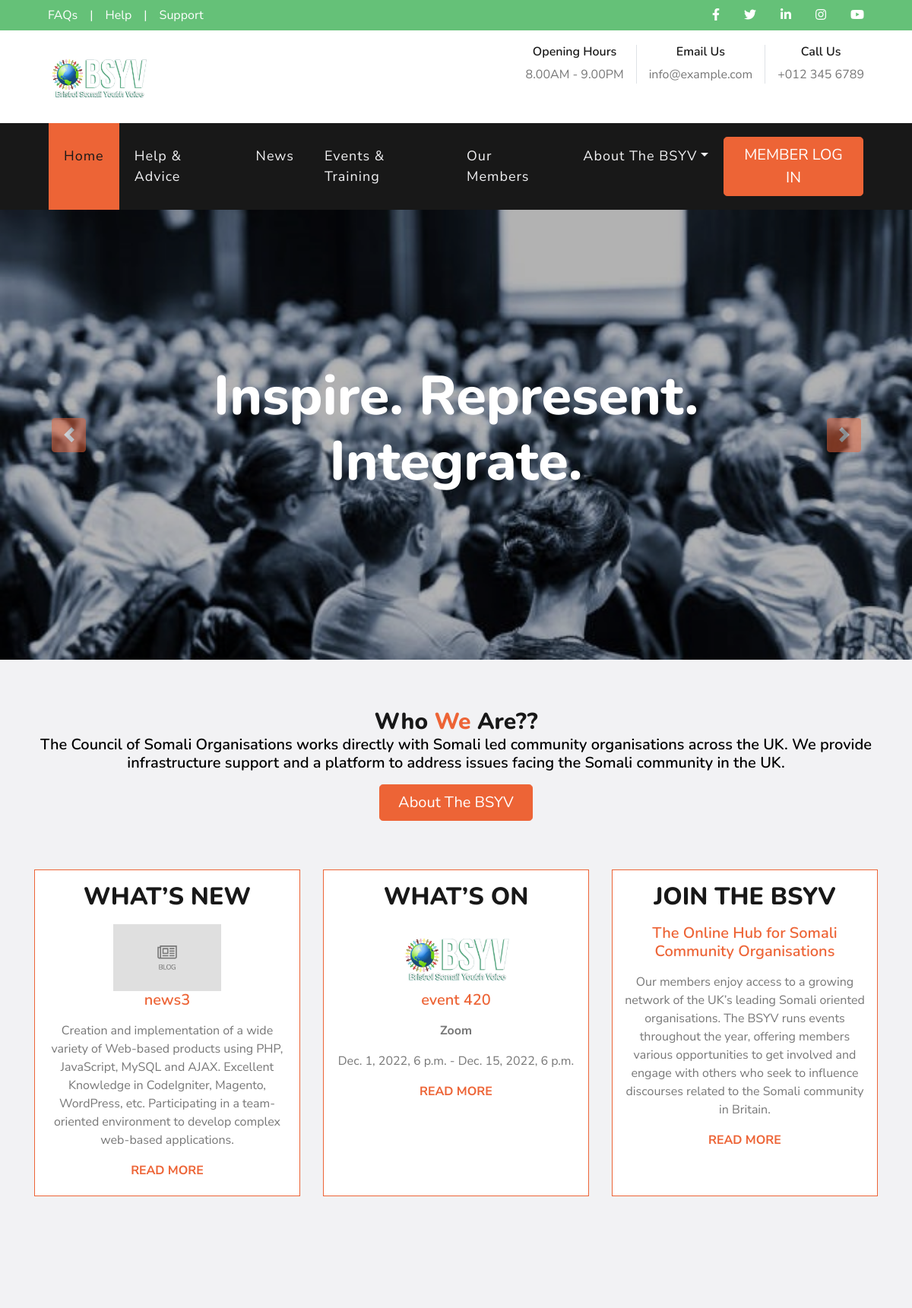
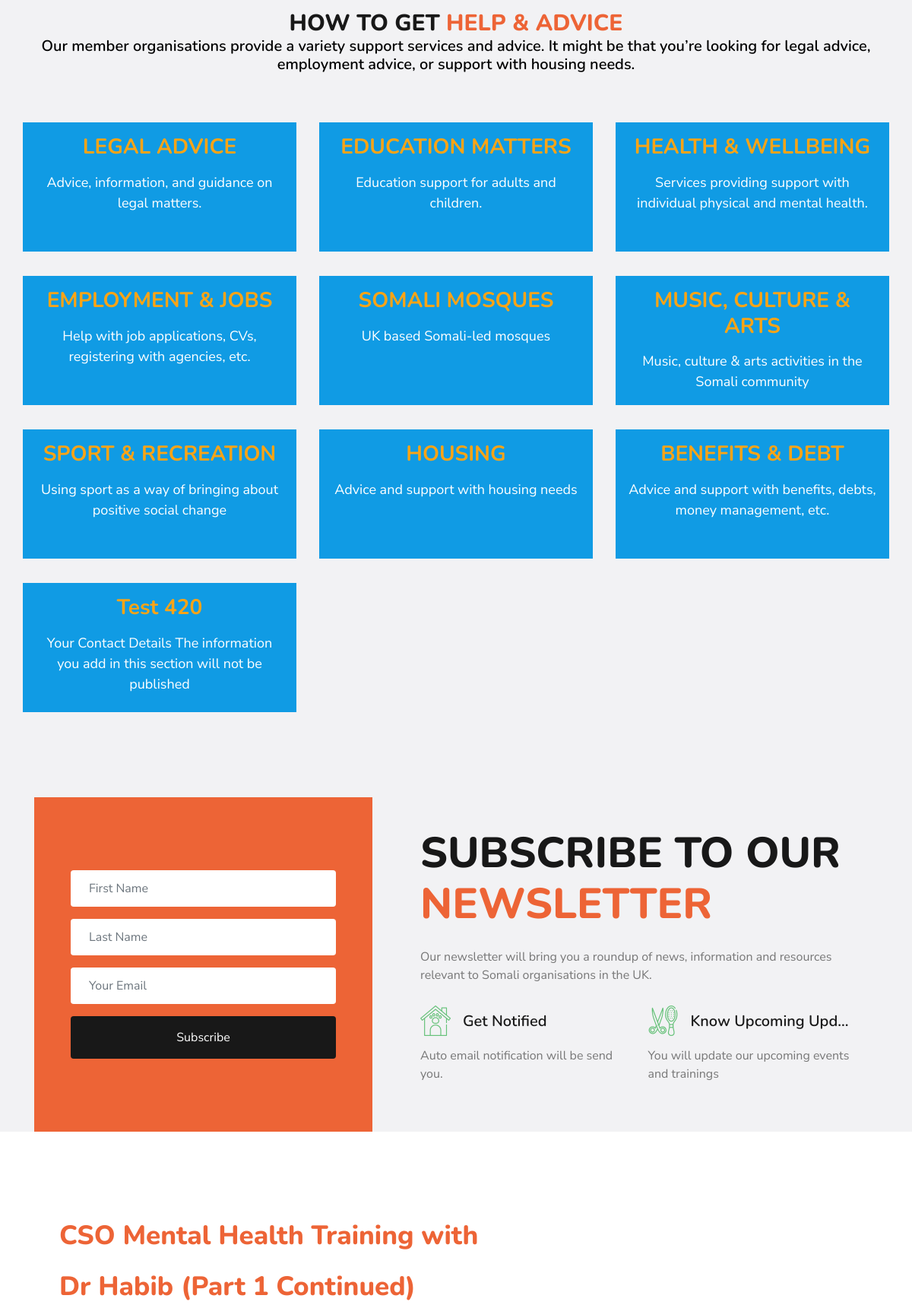
The page / (upper part) on the database its author committed (2 pictures, top to bottom).
### community/models.py (models this page shows, shortened)
class news_table(models.Model):
    class Meta:
        verbose_name_plural = 'News Table'
    Title = models.CharField(max_length=255)
    slug = models.SlugField(default="Auto-Generate", editable=False)
    Category = models.ForeignKey(news_category, on_delete=models.CASCADE, blank=True, null=True)
    Author = models.CharField(max_length=255, default="Admin")
    image = models.ImageField(upload_to='news_images/', blank=True, null=True)
    Short_Description = models.TextField(default="", blank=True, null=True)
    Description = RichTextField(blank=True, null=True)
    Time = models.DateTimeField(default=datetime.now(), blank=True)
    def count_total_comments_on_news(self):
        return news_comments.objects.filter(news=self).count()

class events_table(models.Model):
    class Meta:
        verbose_name_plural = 'Event Table'
    title = models.CharField(max_length=255)
    slug = models.SlugField(default="Auto-Generate", editable=False)
    From_Time = models.DateTimeField()
    To_Time = models.DateTimeField()
    Via = models.CharField(max_length=255)
    image = models.ImageField(upload_to='events/', default=None, blank=True, null=True)
    Details = RichTextField(blank=True, null=True)
    active = models.BooleanField(default=True)

class help_and_advice_table(models.Model):
    class Meta:
        verbose_name_plural = 'Help and Advice'
    title = models.CharField(max_length=255)
    slug = models.SlugField(default="Auto-Generate", editable=False)
    short_description = models.TextField()

class videos_table(models.Model):
    class Meta:
        verbose_name_plural = 'videos Table'
    title = models.CharField(max_length=255)
    video_url_link = EmbedVideoField()
    short_description = models.TextField(blank=True, null=True)
    Time = models.DateTimeField(default=datetime.now(), blank=True)

### community/views.py (the view)
# urls.py: path('', views.index, name="index"),
def index(request):
    all_help_and_advice = help_and_advice_table.objects.all()
    try:
        last_news = news_table.objects.last()
    except:
        last_news = None
    try:
        var_events = events_table.objects.filter(active=True).last()
    except:
        var_events=None
    get_last_three_news = news_table.objects.all().order_by('-id')[:3]
    last_video = videos_table.objects.all().last()
    context = {'all_help_and_advice':all_help_and_advice, 'last_news':last_news, 'var_events':var_events, 'get_last_three_news':get_last_three_news, 'last_video':last_video}
    return render(request, 'index.html', context)

### templates/index.html (shortened to what this page needs)
{% extends 'base.html' %}
{% load embed_video_tags %}
{% load static %}
{% block active_home %}active{% endblock %}
{% block body %}
    <div class="container-fluid p-0">
        <div id="header-carousel" class="carousel slide" data-ride="carousel">
            <div class="carousel-inner">
                <div class="carousel-item active">
                    <img class="w-100" src="{% static '' %}img/cover.jpg" alt="Image">
                    <div class="carousel-caption d-flex flex-column align-items-center justify-content-center">
                        <div class="p-3" style="max-width: 900px;">
                            <h1 class="display-3 text-white mb-3">Inspire. Represent. Integrate.</h1>
                        </div>
                    </div>
                </div>
            </div>
            <a class="carousel-control-prev" href="#header-carousel" data-slide="prev">
                <div class="btn btn-primary rounded" style="width: 45px; height: 45px;">
                    <span class="carousel-control-prev-icon mb-n2"></span>
                </div>
            </a>
            <a class="carousel-control-next" href="#header-carousel" data-slide="next">
                <div class="btn btn-primary rounded" style="width: 45px; height: 45px;">
                    <span class="carousel-control-next-icon mb-n2"></span>
                </div>
            </a>
        </div>
    </div>
    <div class="container-fluid bg-light pt-3">
        <div class="container py-5">
            <div class="d-flex flex-column text-center mb-5">
                <h2 class="display-4 m-0" style="font-size: 30px;">Who <span class="text-primary">We</span> Are??</h1>
                <h5 class="text-secondary mb-3"><span style="color:black;">The Council of Somali Organisations works directly with Somali led community organisations across the UK. We provide infrastructure support and a platform to address issues facing the Somali community in the UK.</span>
                <br>
                <a href="{% url 'who_we_are' %}" class="btn btn-lg btn-primary mt-3 px-4">About The BSYV</a>
            </div>
            <div class="row pb-3">
                <div class="col-md-6 col-lg-4 mb-4">
                    <div class="d-flex flex-column text-center bg-white mb-2 p-3 p-sm-3" style="border: 1px solid #ED6436; height: 430px;">
                        <h2 class="mb-3">WHAT’S NEW</h2>
                        {% if last_news %}
                            {% if last_news.image %}
                            <div>
                                <img src="{{ last_news.image.url }}" style="width:90; height:88px;"/>
                            </div>
                            {% endif %}
                            <h5 class="mb-3" style="color:#ED6436;">{{ last_news.Title }}</h5>
                            <p>{{ last_news.Short_Description }}</p>
                            <a class="text-uppercase font-weight-bold" href="{% url 'news_details' last_news.slug %}">Read More</a>
                        {% else %}
                        <h5 class="mb-3" style="color:#ED6436;">Nothing To Show Now</h5>
                        {% endif %}
                    </div>
                </div>
                <div class="col-md-6 col-lg-4 mb-4">
                    <div class="d-flex flex-column text-center bg-white mb-2 p-3 p-sm-3" style="border: 1px solid #ED6436; height: 430px;">
                        <h2 class="mb-3">WHAT’S ON</h2>
                        {% if var_events.image %}
                            <div>
                                <img src="{{ var_events.image.url }}" style="width:90; height:88px;"/>
                            </div>
                        {% endif %}
                        <h5 class="mb-3" style="color:#ED6436;">{{ var_events.title }}</h5>
                        <p><b>{{ var_events.Via }}</b></p>
                        <p>{{ var_events.From_Time }} - {{ var_events.To_Time }}</p>
                        <a class="text-uppercase font-weight-bold" href="{% url 'event_details' var_events.slug %}">Read More</a>
                    </div>
                </div>
                <div class="col-md-6 col-lg-4 mb-4">
                    <div class="d-flex flex-column text-center bg-white mb-2 p-3 p-sm-3" style="border: 1px solid #ED6436; height: 430px;">
                        <h2 class="mb-3">JOIN THE BSYV</h3>
                        <h5 class="mb-3" style="color:#ED6436;">The Online Hub for Somali Community Organisations</h3>
                        <p>Our members enjoy access to a growing network of the UK’s leading Somali oriented organisations. The BSYV runs events throughout the year, offering members various opportunities to get involved and engage with others who seek to influence discourses related to the Somali community in Britain.</p>
                        <a class="text-uppercase font-weight-bold" href="{% url 'join_the_BSYV' %}">Read More</a>
                    </div>
                </div>
            </div>
        </div>
    </div>
    <div class="container-fluid bg-light pt-3">
        <div class="container py-5">
            <div class="d-flex flex-column text-center mb-5">
                <h2 class="display-4 m-0" style="font-size: 30px;">HOW TO GET <span class="text-primary">HELP & ADVICE</span></h2>
                <h5 class="text-secondary mb-3"><span style="color:black;">Our member organisations provide a variety support services and advice. It might be that you’re looking for legal advice, employment advice, or support with housing needs.</span>
                <br>
                </h5>
            </div>
            <div class="row pb-3">
                <div class="row pb-3">
                    {% if all_help_and_advice %}
                    {% for h_a in all_help_and_advice %}
                    <div class="col-md-6 col-lg-4 mb-4" style="">
                        <div class="d-flex flex-column text-center mb-2 p-3 p-sm-3" style="background-color: #109be4; color:white; height: 170px;">
                            <h3 class="mb-3" style="color:white"><a href="{% url 'details_help_advice' h_a.slug %}" style="color:#FAA416;">{{ h_a.title }}</a></h3>
                            <p style="font-size:18px; color:white">{{ h_a.short_description }}</p>
                        </div>
                    </div>
                    {% endfor %}
                    {% else %}
                    Nothing to show now !
                    {% endif %}
                </div>
            </div>
        </div>
    </div>
    <div class="container-fluid bg-light">
        <div class="container">
            <div class="row align-items-center">
                <div class="col-lg-5">
                    <div class="bg-primary py-5 px-4 px-sm-5">
                        <form class="py-5" method="POST" action="{% url 'post_newsletter' %}">{% csrf_token %}
                            <div class="form-group">
                                <input type="text" name="newsletter_first_name" class="form-control border-0 p-4" placeholder="First Name" required="required" />
                            </div>
                            <div class="form-group">
                                <input type="text" name="newsletter_last_name" class="form-control border-0 p-4" placeholder="Last Name" required="required" />
                            </div>
                            <div class="form-group">
                                <input type="email" name="newsletter_email" class="form-control border-0 p-4" placeholder="Your Email" required="required" />
                            </div>
                            <div>
                                <button class="btn btn-dark btn-block border-0 py-3" type="submit">Subscribe</button>
                            </div>
                        </form>
                    </div>
                </div>
                <div class="col-lg-7 py-5 py-lg-0 px-3 px-lg-5">
                    <h1 class="display-4 mb-4">SUBSCRIBE TO OUR <span class="text-primary">NEWSLETTER</span></h1>
                    <p>Our newsletter will bring you a roundup of news, information and resources relevant to Somali organisations in the UK.</p>
                    <div class="row py-2">
                        <div class="col-sm-6">
                            <div class="d-flex flex-column">
                                <div class="d-flex align-items-center mb-2">
                                    <h1 class="flaticon-house font-weight-normal text-secondary m-0 mr-3"></h1>
                                    <h5 class="text-truncate m-0">Get Notified</h5>
                                </div>
                                <p>Auto email notification will be send you.</p>
                            </div>
                        </div>
                        <div class="col-sm-6">
                            <div class="d-flex flex-column">
                                <div class="d-flex align-items-center mb-2">
                                    <h1 class="flaticon-grooming font-weight-normal text-secondary m-0 mr-3"></h1>
                                    <h5 class="text-truncate m-0">Know Upcoming Update</h5>
                                </div>
                                <p>You will update our upcoming events and trainings</p>
                            </div>
                        </div>
                    </div>
                </div>
            </div>
        </div>
    </div>
    {% if last_video %}
    <div class="container py-5">
        <div class="row py-5">
            <div class="col-lg-7 pb-5 pb-lg-0 px-3 px-lg-5">
                <h1 class="display-4 mb-4"><span class="text-primary"><span style="font-size:35px;">{{ last_video.title }}</span></span></h1>
            </div>
            <div class="col-lg-5">
            </div>
        </div>
    </div>
    {% endif %}
{% endblock %}

### rows shown on the page
news_table: image (placeholder picture), Title "news3", Short_Description "Creation and implementation of a wide variety of Web-based products using PHP, JavaScript, MySQL and AJAX. Excellent Knowledge in CodeIgniter, Magento, WordPress, etc. Participating in a team-oriented environment to develop complex web-based applications."
events_table: image (picture), title "event 420", Via "Zoom", From_Time "Dec. 1, 2022, 6 p.m.", To_Time "Dec. 15, 2022, 6 p.m."
help_and_advice_table: title "LEGAL ADVICE", short_description "Advice, information, and guidance on legal matters."
help_and_advice_table: title "EDUCATION MATTERS", short_description "Education support for adults and children."
help_and_advice_table: title "HEALTH & WELLBEING", short_description "Services providing support with individual physical and mental health."
help_and_advice_table: title "EMPLOYMENT & JOBS", short_description "Help with job applications, CVs, registering with agencies, etc."
help_and_advice_table: title "SOMALI MOSQUES", short_description "UK based Somali-led mosques"
help_and_advice_table: title "MUSIC, CULTURE & ARTS", short_description "Music, culture & arts activities in the Somali community"
help_and_advice_table: title "SPORT & RECREATION", short_description "Using sport as a way of bringing about positive social change"
help_and_advice_table: title "HOUSING", short_description "Advice and support with housing needs"
help_and_advice_table: title "BENEFITS & DEBT", short_description "Advice and support with benefits, debts, money management, etc."
help_and_advice_table: title "Test 420", short_description "Your Contact Details The information you add in this section will not be published"
videos_table: title "CSO Mental Health Training with Dr Habib (Part 1 Continued)"
